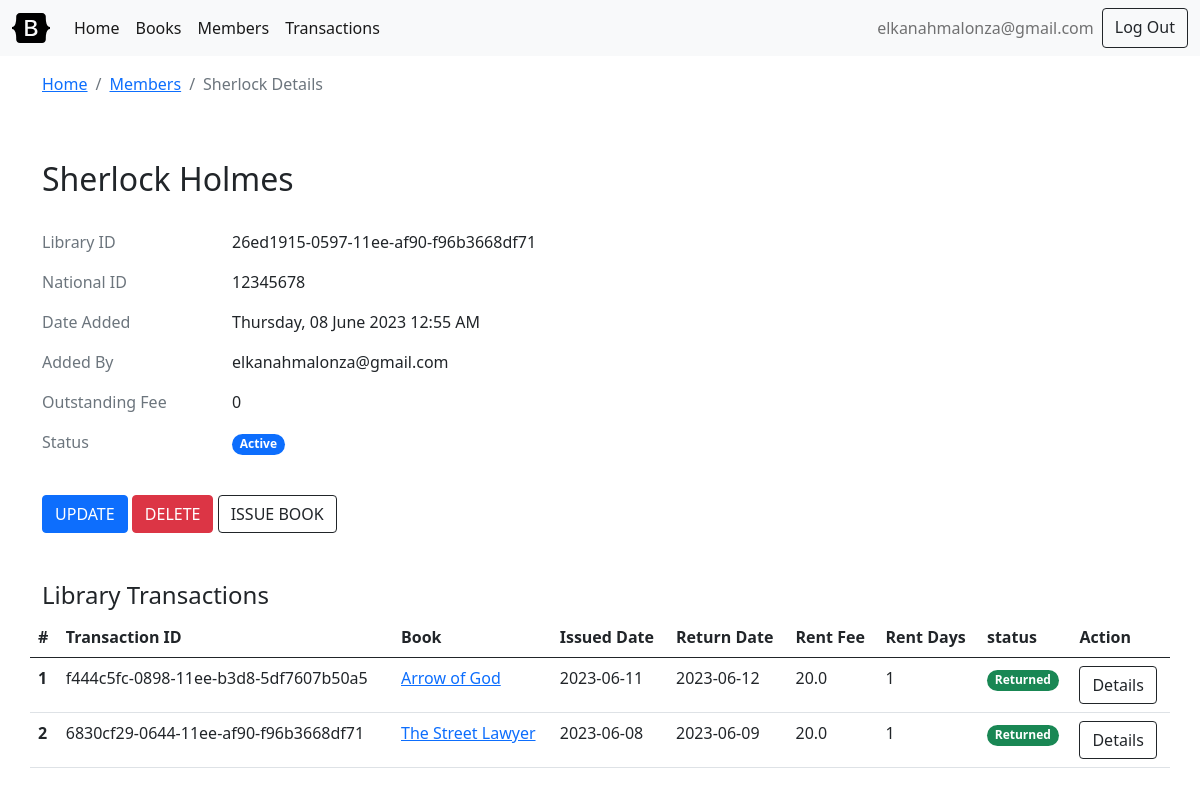
Page /members/26ed1915-0597-11ee-af90-f96b3668df71/ (signed in) on the committed database.
### library/models.py (models this page shows, shortened)
class User(db.Model):
    uuid = db.Column(db.String(40), primary_key=True, default=str(uuid.uuid1()))
    email = db.Column(db.String(50), nullable=False, index=True, unique=True)
    password = db.Column(db.String, nullable=False)
    date_created = db.Column(db.DateTime, default=dt.datetime.now().astimezone)
    date_modified = db.Column(db.DateTime, onupdate=dt.datetime.now().astimezone)
    members_added = db.relationship(
        "Member",
        backref="user_added_by",
        lazy="dynamic",
        cascade="save-update, merge, refresh-expire, expunge",
        order_by="desc(Member.date_created)",
        foreign_keys="Member.added_by",
    )
    books_added = db.relationship(
        "Book",
        backref="user_added_by",
        lazy="dynamic",
        cascade="save-update, merge, refresh-expire, expunge",
        order_by="desc(Book.date_created)",
        foreign_keys="Book.added_by",
    )
    rent_transactions = db.relationship(
        "Transaction",
        backref="user_rent",
        lazy="dynamic",
        cascade="save-update, merge, refresh-expire, expunge",
        order_by="desc(Transaction.date_created)",
        foreign_keys="Transaction.rented_by",
    )
    returned_transactions = db.relationship(
        "Transaction",
        backref="user_return",
        lazy="dynamic",
        cascade="save-update, merge, refresh-expire, expunge",
        order_by="desc(Transaction.date_created)",
        foreign_keys="Transaction.returned_by",
    )

class Member(db.Model):
    STATUS = ("ACTIVE", "INACTIVE", "DEFAULTED")
    uuid = db.Column(db.String(40), primary_key=True, default=str(uuid.uuid1()))
    first_name = db.Column(db.String(50), nullable=False)
    second_name = db.Column(db.String(50), nullable=True)
    id_number = db.Column(db.Integer, nullable=False, index=True, unique=True)
    date_created = db.Column(db.DateTime, default=dt.datetime.now().astimezone)
    date_modified = db.Column(db.DateTime, onupdate=dt.datetime.now().astimezone)
    added_by = db.Column(db.String(36), db.ForeignKey("user.uuid"))
    transactions = db.relationship(
        "Transaction",
        backref="member_rent",
        lazy="dynamic",
        cascade="save-update, merge, refresh-expire, expunge",
        order_by="desc(Transaction.date_created)",
        foreign_keys="Transaction.member",
    )
    @property
    def status(self):
        if self.outstanding_fee >= Config.OUTSTANDING_DEBT:
            return "DEFAULTED"
        return "ACTIVE"
    @property
    def outstanding_fee(self):
        outstanding_fee = 0
        for item in self.transactions.filter_by(rent_paid=False):
            outstanding_fee += item.rent_fee
        return outstanding_fee

class Transaction(db.Model):
    STATUS = ("RENTED", "RETURNED", "OVERDUE", "OVERDUE_NOTPAID", "OVERDUE_PAYED")
    uuid = db.Column(db.String(40), primary_key=True, default=str(uuid.uuid1()))
    rent_date = db.Column(db.DateTime, default=dt.datetime.now().astimezone)
    return_date = db.Column(db.DateTime, nullable=True)
    rate_per_day = db.Column(db.Float, default=20.0)
    rent_paid = db.Column(db.Boolean, default=False)
    date_created = db.Column(db.DateTime, default=dt.datetime.now().astimezone)
    date_modified = db.Column(db.DateTime, onupdate=dt.datetime.now().astimezone)
    book = db.Column(db.String(36), db.ForeignKey("book.uuid"))
    member = db.Column(db.String(36), db.ForeignKey("member.uuid"))
    rented_by = db.Column(db.String(36), db.ForeignKey("user.uuid"))
    returned_by = db.Column(db.String(36), db.ForeignKey("user.uuid"))
    @property
    def rent_fee(self):
        rate_per_day = self.rate_per_day
        rent_date = self.rent_date
        if self.return_date is not None:
            rent_days = self.return_date - rent_date
        else:
            rent_days = dt.datetime.now().astimezone() - rent_date.astimezone()
        if rent_days.days > 0:
            return rent_days.days * rate_per_day
        return rate_per_day
    @property
    def rent_days(self):
        rent_date = self.rent_date
        if self.return_date is not None:
            rent_days = self.return_date - rent_date
        else:
            rent_days = dt.datetime.now().astimezone() - rent_date.astimezone()
        if rent_days.days > 0:
            return rent_days.days
        return 1
    @property
    def status(self):
        if self.return_date is not None:
            return "RETURNED"
        else:
            return "RENTED"

class Book(db.Model):
    STATUS = ("AVAILABLE", "UNAVAILABLE")
    uuid = db.Column(db.String(40), primary_key=True, default=str(uuid.uuid1()))
    isbn = db.Column(db.String(40), nullable=False, index=True, unique=True)
    name = db.Column(db.String(50), nullable=False, index=True)
    author = db.Column(db.String(50), nullable=False)
    edition = db.Column(db.String(50), nullable=True, default="First")
    publisher = db.Column(db.String(50), nullable=False)
    description = db.Column(db.String, nullable=True)
    quantity = db.Column(db.Integer, default=1)
    date_created = db.Column(db.DateTime, default=dt.datetime.now().astimezone)
    date_modified = db.Column(db.DateTime, onupdate=dt.datetime.now().astimezone)
    added_by = db.Column(db.String(36), db.ForeignKey("user.uuid"))
    transactions = db.relationship(
        "Transaction",
        backref="book_rent",
        lazy="dynamic",
        cascade="save-update, merge, refresh-expire, expunge",
        order_by="desc(Transaction.date_created)",
        foreign_keys="Transaction.book",
    )

### library/members/views.py (the view)
class RetrieveMemberView(View):
    methods = [
        "GET",
    ]
    decorators = [
        login_required,
    ]
    def _get_item(self, uuid):
        member = Member.query.filter_by(uuid=str(uuid)).one_or_none()
        if member is None:
            return render_template(
                "info.html", title="Error 404", message="Error Member Not Found."
            )
        return member
    def dispatch_request(self, id):
        member = self._get_item(id)
        return render_template(
            "members/member_detail.html",
            title=f"{member.first_name} Details",
            item=member,
        )

### library/utils.py (called while the page is built)
def before_request(app):
    @app.before_request
    def load_logged_in_user():
        user_id = session.get("user_id")
        if user_id is None:
            g.user = None
        else:
            g.user = User.query.filter_by(uuid=user_id).one_or_none()

def login_required(view):
    @functools.wraps(view)
    def wrapped_view(*args, **kwargs):
        if g.user is None:
            return redirect(url_for("user_login"))
        return view(*args, **kwargs)
    return wrapped_view

### templates/members/member_detail.html (shortened to what this page needs)
{% extends 'base.html' %}
{% block header %}
    <nav aria-label="breadcrumb">
        <ol class="breadcrumb">
            <li class="breadcrumb-item"><a href="{{ url_for('index') }}">Home</a></li>
            <li class="breadcrumb-item"><a href="{{ url_for('members_list') }}">Members</a></li>
            <li class="breadcrumb-item active" aria-current="page">{% block title %}{{title}}{% endblock %}</li>
        </ol>
    </nav>
{% endblock %}
{% block content %}
    <div class="row pt-2 pb-4">
        <article class="blog-post pt-3">
            <h2 class="blog-post-title py-4">{{item.first_name}} {{item.second_name}}</h2>
            <div class="col-12">
                <div class="row">
                    <p class="col-sm-2 text-muted text-sm-right mb-0 mb-sm-3">Library ID</p>
                    <p class="col-sm-10">{{item.uuid}} </p>
                </div>
                <div class="row">
                    <p class="col-sm-2 text-muted text-sm-right mb-0 mb-sm-3">National ID</p>
                    <p class="col-sm-10">{{item.id_number}}</p>
                </div>
                <div class="row">
                    <p class="col-sm-2 text-muted text-sm-right mb-0 mb-sm-3">Date Added</p>
                    <p class="col-sm-10">{{item.date_created.strftime('%A, %d %B %Y %I:%M %p')}}</p>
                </div>
                <div class="row">
                    <p class="col-sm-2 text-muted text-sm-right mb-0 mb-sm-3">Added By</p>
                    <p class="col-sm-10">{{item.user_added_by.email}}</p>
                </div>
                <div class="row">
                    <p class="col-sm-2 text-muted text-sm-right mb-0 mb-sm-3">Outstanding Fee</p>
                    <p class="col-sm-10">{{item.outstanding_fee}}</p>
                </div>
                <div class="row">
                    <p class="col-sm-2 text-muted text-sm-right mb-0 mb-sm-3">Status</p>
                    <p class="col-sm-10">
                        {% if item.status == "ACTIVE" %} <span class="badge rounded-pill bg-primary">Active</span> {% elif item.status == "INACTIVE" %} <span class="badge rounded-pill bg-danger">Inactive</span> {% elif item.status == "DEFAULTED" %} <span class="badge rounded-pill bg-warning">Defaulted</span> {% else %} <span class="badge rounded-pill bg-dark">{{item.status}}</span> {% endif %}
                    </p>
                </div>
            </div>
        </article>
    </div>
    <div class="row mb-4">
        <div class="col-12">
            <a href="{{url_for('members_update', id=item.uuid)}}" class="btn btn-primary">UPDATE</a>
            <a href="{{url_for('members_delete', id=item.uuid)}}" class="btn btn-danger">DELETE</a>
            <a href="{{url_for('member-books_issue', id=item.uuid)}}" class="btn btn-outline-dark">ISSUE BOOK</a>
        </div>
    </div>
    <div class="row py-4">
        <div class="col-12 h4">Library Transactions</div>
        <table class="table">
            <thead>
                <tr>
                    <th scope="col">#</th>
                    <th scope="col">Transaction ID</th>
                    <th scope="col">Book</th>
                    <th scope="col">Issued Date</th>
                    <th scope="col">Return Date</th>
                    <th scope="col">Rent Fee</th>
                    <th scope="col">Rent Days</th>
                    <th scope="col">status</th>
                    <th scope="col">Action</th>
                </tr>
            </thead>
            <tbody>
            {% for row in item.transactions %}
                <tr>
                    <th scope="row">{{loop.index}}</th>
                    <td>{{row.uuid}}</td>
                    <td><a href="{{url_for('books_retrieve', id=row.book_rent.uuid)}}">{{row.book_rent.name}}</a></td>
                    <td>{{row.rent_date.strftime('%Y-%m-%d')}}</td>
                    <td>{% if row.return_date %} {{row.return_date.strftime('%Y-%m-%d')}} {% else %} None {% endif %}</td>
                    <td>{{row.rent_fee}}</td>
                    <td>{{row.rent_days}}</td>
                    <td>{% if row.status == "RENTED" %}
                            <span class="badge rounded-pill bg-primary">Issued</span>
                        {% elif row.status == "RETURNED" %}
                            {% if row.rent_paid %}<span class="badge rounded-pill bg-success">Returned</span>{% else %}<span class="badge rounded-pill bg-danger">Not Paid</span>{% endif %}
                        {% else %}
                            <span class="badge rounded-pill bg-dark">{{row.status.title()}}</span>
                        {% endif %}
                    </td>
                    <td>
                        <a href="{{url_for('transactions_retrieve', id=row.uuid)}}" class="btn btn-outline-dark">Details</a>
                    </td>
                </tr>
            {% else %}
                <tr><td class="text-center text-primary" colspan="10">No Data Available</td> </tr>
            {% endfor %}
            </tbody>
        </table>
    </div>
{% endblock %}

### templates/base.html (shortened to what this page needs)
<!doctype html>
<html lang="en">
    <head>
        <link href="{{ url_for('static', filename='bootstrap-5.0.2-dist/css/bootstrap.min.css') }}" rel="stylesheet">
    </head>
    <nav class="navbar navbar-expand-lg navbar-light bg-light">
        <div class="container-fluid">
            <a class="navbar-brand" href="{{ url_for('index') }}">
                <img src="{{ url_for('static', filename='bootstrap-logo-white.svg') }}" width="38" height="30" class="d-inline-block align-top" alt="Bootstrap" loading="lazy" style="filter: invert(1) grayscale(100%) brightness(200%);">
            </a>
            <div class="collapse navbar-collapse" id="navbarSupportedContent">
                <ul class="navbar-nav me-auto mb-2 mb-lg-0">
                    <li class="nav-item">
                        <a class="nav-link active" aria-current="page" href="{{ url_for('index') }}">Home</a>
                    </li>
                    <li class="nav-item">
                        <a class="nav-link active" href="{{ url_for('books_list') }}">Books</a>
                    </li>
                    <li class="nav-item">
                        <a class="nav-link active" href="{{ url_for('members_list') }}">Members</a>
                    </li>
                    <li class="nav-item">
                        <a class="nav-link active" href="{{ url_for('transactions_list') }}">Transactions</a>
                    </li>
                </ul>
                <div class="d-flex">
                {% if g.user %}
                    <ul class="navbar-nav me-auto mb-2 mb-lg-0">
                    <li class="nav-item">
                        <a class="nav-link" aria-current="page" href="#">{{ g.user['email'] }}</a>
                    </li>
                    </ul>
                    <a class="btn btn-outline-dark" href="{{url_for('user_logout')}}">Log Out</a>
                {% else %}
                    <a class="btn btn-outline-dark" href="{{url_for('user_register')}}">Register</a>
                    <a class="btn btn-outline-dark" href="{{url_for('user_login')}}">Log In</a>
                {% endif %}
                </div>
            </div>
        </div>
    </nav>
    <content>
        <section class="container">
            <header class="pt-3">
                {% block header %}{% endblock %}
            </header>
            {% block content %}{% endblock %}
        </section>
    </content>
    </html>

### rows in the picture
User: user.email "elkanahmalonza@gmail.com", user_added_by.email "elkanahmalonza@gmail.com"
Member: first_name "Sherlock", second_name "Holmes", uuid "26ed1915-0597-11ee-af90-f96b3668df71", id_number "12345678", date_created "Thursday, 08 June 2023 12:55 AM"
Transaction: uuid "f444c5fc-0898-11ee-b3d8-5df7607b50a5", book_rent.name "Arrow of God", rent_date "2023-06-11", return_date "2023-06-12", rent_fee "20.0", rent_days "1", rent_paid "Returned"
Transaction: uuid "6830cf29-0644-11ee-af90-f96b3668df71", book_rent.name "The Street Lawyer", rent_date "2023-06-08", return_date "2023-06-09", rent_fee "20.0", rent_days "1", rent_paid "Returned"

### other values in the picture
{{ title }} "Sherlock Details"
{{ item.outstanding_fee }} "0"
